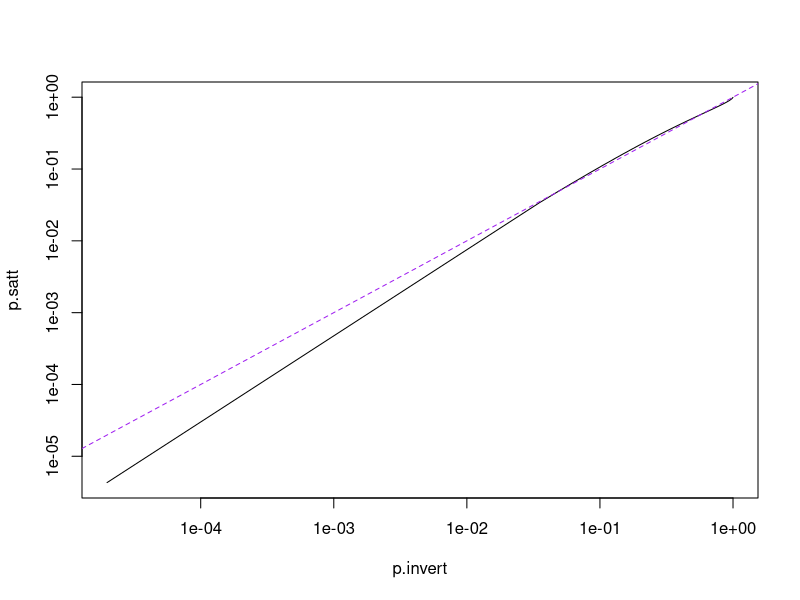
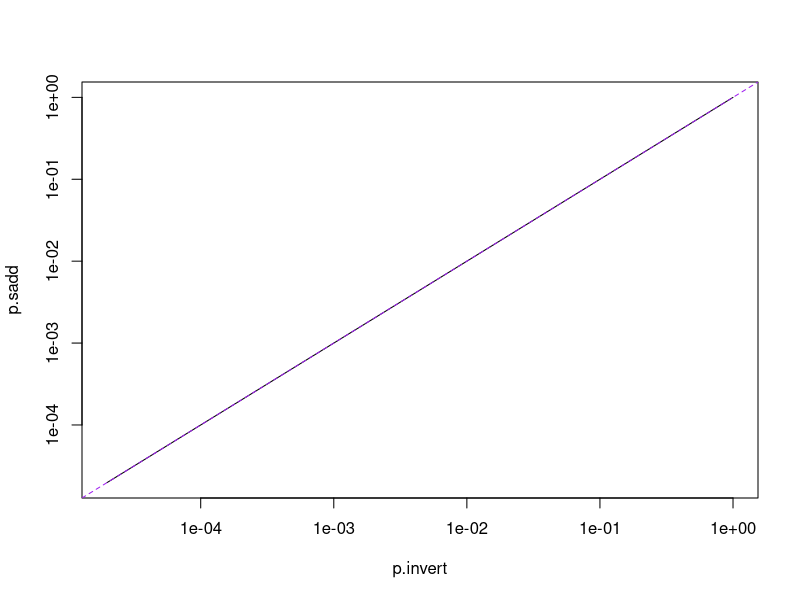

R code for these plots, in order:
library(survey)


### Name: pchisqsum
### Title: Distribution of quadratic forms
### Aliases: pchisqsum pFsum
### Keywords: survey distribution

### ** Examples

x <- 2.7*rnorm(1001)^2+rnorm(1001)^2+0.3*rnorm(1001)^2
x.thin<-sort(x)[1+(0:50)*20]
p.invert<-pchisqsum(x.thin,df=c(1,1,1),a=c(2.7,1,.3),method="int" ,lower=FALSE)
p.satt<-pchisqsum(x.thin,df=c(1,1,1),a=c(2.7,1,.3),method="satt",lower=FALSE)
p.sadd<-pchisqsum(x.thin,df=c(1,1,1),a=c(2.7,1,.3),method="sad",lower=FALSE)

plot(p.invert, p.satt,type="l",log="xy")
abline(0,1,lty=2,col="purple")
plot(p.invert, p.sadd,type="l",log="xy")
abline(0,1,lty=2,col="purple")

pchisqsum(20, df=c(1,1,1),a=c(2.7,1,.3), lower.tail=FALSE,method="sad")
pFsum(20, df=c(1,1,1),a=c(2.7,1,.3), ddf=49,lower.tail=FALSE,method="sad")
pFsum(20, df=c(1,1,1),a=c(2.7,1,.3), ddf=1000,lower.tail=FALSE,method="sad")
